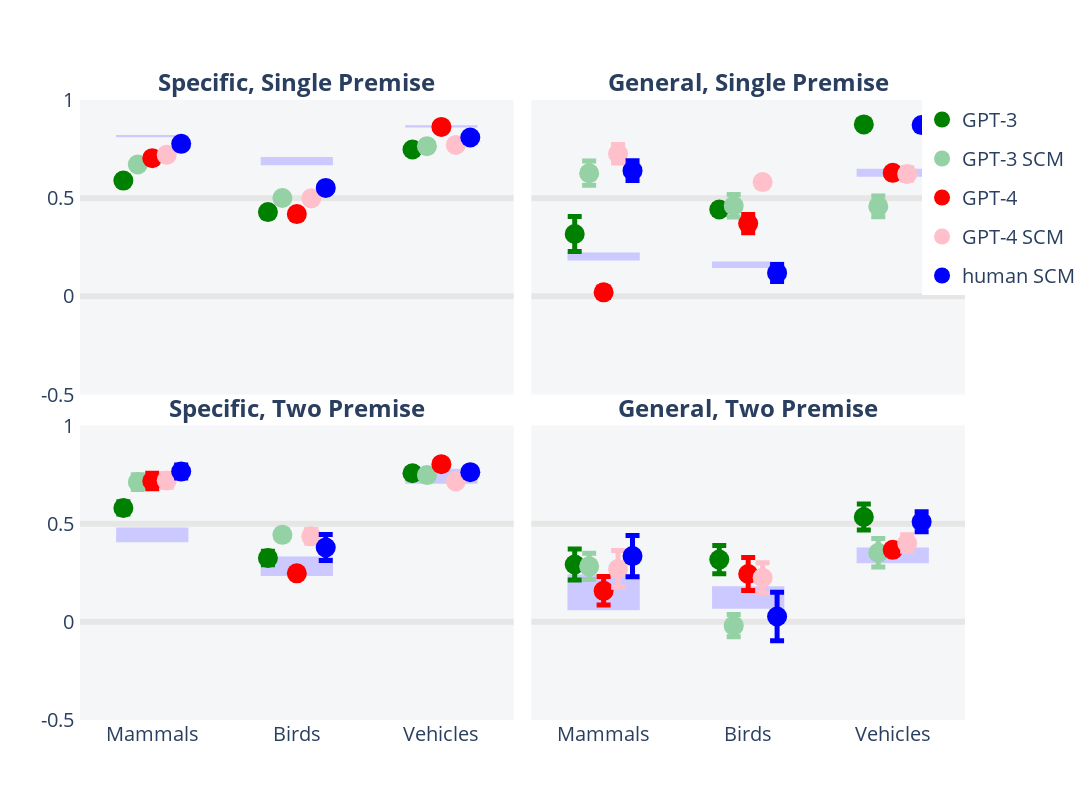

The notebook cell saved with this chart:
### Markdown cell above
# Plot bootstrapped model correlations + split half reliability

### Code cell
summary_ratings_df = pd.read_csv(f"{PROCESSED_DATA}/e2_split_half_reliabilities_blockwise_summary.csv", index_col=0)
summary_ratings_df["argument_type"] = summary_ratings_df["is_single_premise"].apply(lambda x: "single" if x else "multi")

bootstrap_summary_df = pd.read_csv(f"{PROCESSED_DATA}/experiment_2_prompt_sweep_bootstrap_correlations_participantblockwise_summary.csv", index_col=0)

GRID_COLOUR= "#e6e6e6"
SPLIT_RELIABILITY_COLOUR = "#cbc9ff"

fig = make_subplots(
    rows=2, cols=2,
    subplot_titles=[
        '<b>Specific, Single Premise</b>', 
        '<b>General, Single Premise</b>', 
        '<b>Specific, Two Premise</b>', 
        '<b>General, Two Premise</b>'
    ],
    shared_yaxes=True,
    vertical_spacing=0.05,
    horizontal_spacing=0.02,
    specs=[[{'type': 'scatter'}, {'type': 'scatter'}],
           [{'type': 'scatter'}, {'type': 'scatter'}]]
)

domain_mapping = {'Mammals': 1, 'Birds': 2, 'Vehicles': 3}
marker_colors = ['green', '#94d1a4', 'red', 'pink', 'blue']
offsets = [-0.2, -0.1, 0, 0.1, 0.2]
rating_columns = [
                    'gpt3_mean_spearmanr', 
                    'gpt3_scm_mean_spearmanr', 
                    'gpt4_mean_spearmanr', 
                    'gpt4_scm_mean_spearmanr', 
                    'human_scm_mean_spearmanr'
                 ]


def add_dumbbell_trace(fig, df, rating_col, marker_color, row, col, legend, offset):
    temp_df = df.copy()
    temp_df['x'] = temp_df['domain'].map(domain_mapping) + offset
    fig.add_trace(go.Scatter(
        x=temp_df['x'],
        y=temp_df[rating_col],
        error_y=dict(type='data', array=df[rating_col.replace("mean", "se")], symmetric=True, visible=True, width=7, thickness=5, color=marker_color),
        mode='markers',
        marker=dict(color=marker_color, size=20),
        showlegend=legend,
        legendgroup=rating_col,
        name=rating_col.split('_')[0].replace("gpt", "GPT-") if 'scm' not in rating_col else ' '.join([rc for rc in rating_col.split('_')[:2] if rc != "corr"]).replace("gpt", "GPT-").replace("scm", "SCM"),
        customdata=temp_df['domain'],
        texttemplate="%{customdata}<br>%{y}",
        hovertemplate="%{customdata}<br>%{y}",
    ), row=row, col=col)


shapes = []
for i, (conclusion_type, argument_type) in enumerate([
        ('Specific', 'single'), 
        ('General', 'single'), 
        ('Specific', 'multi'), 
        ('General', 'multi')
    ], start=1):
    
    row, col = (i - 1) // 2 + 1, (i - 1) % 2 + 1
    data = bootstrap_summary_df[(bootstrap_summary_df['conclusion_type'] == conclusion_type) & (bootstrap_summary_df['argument_type'] == argument_type)]

    split_half_df = summary_ratings_df[(summary_ratings_df["conclusion_type"] == conclusion_type) & (summary_ratings_df["argument_type"] == argument_type)]
    split_half_df["x"] = split_half_df["domain"].map(domain_mapping)
    shapes = [
        dict(type="rect", xref=f"x{row if row > 1 else ''}", yref=f"y{col if col > 1 else ''}", x0=r["x"] - 0.25, y0=r["spearmanr_mean"] + r["spearmanr_std"], x1=r["x"] + 0.25, y1=r["spearmanr_mean"] - r["spearmanr_std"], fillcolor=SPLIT_RELIABILITY_COLOUR, line_width=0, layer="below")
        for _, r in split_half_df.iterrows()
    ]
    for s in shapes:
        fig.add_shape(s, row=row, col=col)

    for rating_col, marker_color, offset in zip(rating_columns, marker_colors, offsets):
        add_dumbbell_trace(fig, data, rating_col, marker_color, row, col, (i==1), offset)

fig.update_layout(
    width=1600,
    height=800, 
    legend=dict(orientation='v', yanchor='top', xanchor='right', x=1.13, font=dict(size=20)),
    plot_bgcolor="#f5f6f7",
)

fig.update_annotations(font_size=24)

fig.update_yaxes(range=[-0.5, 1], matches='y')
fig.update_xaxes(tickvals=list(domain_mapping.values()), range=[0.5,3.5], ticktext=[f"{k}</br>" for k in list(domain_mapping.keys())])
for r in range(1,3):
    for c in range(1,3):
        fig.update_xaxes(showgrid=False, tickfont={"size": 20}, tickmode="array", tickvals=[1,2,3], row=r, col=c, showticklabels=r==2)
        fig.update_yaxes(gridwidth=6, zerolinewidth=6, zerolinecolor=GRID_COLOUR, gridcolor=GRID_COLOUR, tickfont={"size": 20}, tickmode="array", tickvals=[-0.5,0,0.5,1], ticktext=[f"{k} " for k in [-0.5,0,0.5,1]], row=r, col=c)

fig.show()

### Figure 1 — Plotly figure (JSON) as saved in the notebook; plotly's stock layout.template omitted (floating-point values rounded to 4 significant figures)
{"data": [{"customdata": ["Birds", "Mammals", "Vehicles"], "error_y": {"array": [0.01107, 0.0142, 0.008748], "color": "green", "symmetric": true, "thickness": 5, "type": "data", "visible": true, "width": 7}, "hovertemplate": "%{customdata}<br>%{y}", "legendgroup": "gpt3_mean_spearmanr", "marker": {"color": "green", "size": 20}, "mode": "markers", "name": "GPT-3", "showlegend": true, "texttemplate": "%{customdata}<br>%{y}", "type": "scatter", "x": [1.8, 0.8, 2.8], "xaxis": "x", "y": [0.4292, 0.5894, 0.7479], "yaxis": "y"}, {"customdata": ["Birds", "Mammals", "Vehicles"], "error_y": {"array": [0.01441, 0.02009, 0.01394], "color": "#94d1a4", "symmetric": true, "thickness": 5, "type": "data", "visible": true, "width": 7}, "hovertemplate": "%{customdata}<br>%{y}", "legendgroup": "gpt3_scm_mean_spearmanr", "marker": {"color": "#94d1a4", "size": 20}, "mode": "markers", "name": "GPT-3 SCM", "showlegend": true, "texttemplate": "%{customdata}<br>%{y}", "type": "scatter", "x": [1.9, 0.9, 2.9], "xaxis": "x", "y": [0.5006, 0.6714, 0.7649], "yaxis": "y"}, {"customdata": ["Birds", "Mammals", "Vehicles"], "error_y": {"array": [0.02305, 0.01388, 0.009873], "color": "red", "symmetric": true, "thickness": 5, "type": "data", "visible": true, "width": 7}, "hovertemplate": "%{customdata}<br>%{y}", "legendgroup": "gpt4_mean_spearmanr", "marker": {"color": "red", "size": 20}, "mode": "markers", "name": "GPT-4", "showlegend": true, "texttemplate": "%{customdata}<br>%{y}", "type": "scatter", "x": [2, 1, 3], "xaxis": "x", "y": [0.4187, 0.7036, 0.8629], "yaxis": "y"}, {"customdata": ["Birds", "Mammals", "Vehicles"], "error_y": {"array": [0.01631, 0.02209, 0.0074], "color": "pink", "symmetric": true, "thickness": 5, "type": "data", "visible": true, "width": 7}, "hovertemplate": "%{customdata}<br>%{y}", "legendgroup": "gpt4_scm_mean_spearmanr", "marker": {"color": "pink", "size": 20}, "mode": "markers", "name": "GPT-4 SCM", "showlegend": true, "texttemplate": "%{customdata}<br>%{y}", "type": "scatter", "x": [2.1, 1.1, 3.1], "xaxis": "x", "y": [0.4991, 0.7208, 0.7709], "yaxis": "y"}, {"customdata": ["Birds", "Mammals", "Vehicles"], "error_y": {"array": [0.01167, 0.01554, 0.009064], "color": "blue", "symmetric": true, "thickness": 5, "type": "data", "visible": true, "width": 7}, "hovertemplate": "%{customdata}<br>%{y}", "legendgroup": "human_scm_mean_spearmanr", "marker": {"color": "blue", "size": 20}, "mode": "markers", "name": "human SCM", "showlegend": true, "texttemplate": "%{customdata}<br>%{y}", "type": "scatter", "x": [2.2, 1.2, 3.2], "xaxis": "x", "y": [0.5524, 0.7768, 0.809], "yaxis": "y"}, {"customdata": ["Birds", "Mammals", "Vehicles"], "error_y": {"array": [0.02555, 0.08903, 0.01253], "color": "green", "symmetric": true, "thickness": 5, "type": "data", "visible": true, "width": 7}, "hovertemplate": "%{customdata}<br>%{y}", "legendgroup": "gpt3_mean_spearmanr", "marker": {"color": "green", "size": 20}, "mode": "markers", "name": "GPT-3", "showlegend": false, "texttemplate": "%{customdata}<br>%{y}", "type": "scatter", "x": [1.8, 0.8, 2.8], "xaxis": "x2", "y": [0.4423, 0.3172, 0.8757], "yaxis": "y2"}, {"customdata": ["Birds", "Mammals", "Vehicles"], "error_y": {"array": [0.05757, 0.06157, 0.05291], "color": "#94d1a4", "symmetric": true, "thickness": 5, "type": "data", "visible": true, "width": 7}, "hovertemplate": "%{customdata}<br>%{y}", "legendgroup": "gpt3_scm_mean_spearmanr", "marker": {"color": "#94d1a4", "size": 20}, "mode": "markers", "name": "GPT-3 SCM", "showlegend": false, "texttemplate": "%{customdata}<br>%{y}", "type": "scatter", "x": [1.9, 0.9, 2.9], "xaxis": "x2", "y": [0.4612, 0.6271, 0.4581], "yaxis": "y2"}, {"customdata": ["Birds", "Mammals", "Vehicles"], "error_y": {"array": [0.04674, 0.02696, 0.02076], "color": "red", "symmetric": true, "thickness": 5, "type": "data", "visible": true, "width": 7}, "hovertemplate": "%{customdata}<br>%{y}", "legendgroup": "gpt4_mean_spearmanr", "marker": {"color": "red", "size": 20}, "mode": "markers", "name": "GPT-4", "showlegend": false, "texttemplate": "%{customdata}<br>%{y}", "type": "scatter", "x": [2, 1, 3], "xaxis": "x2", "y": [0.3706, 0.02044, 0.629], "yaxis": "y2"}, {"customdata": ["Birds", "Mammals", "Vehicles"], "error_y": {"array": [0.01522, 0.04734, 0.03144], "color": "pink", "symmetric": true, "thickness": 5, "type": "data", "visible": true, "width": 7}, "hovertemplate": "%{customdata}<br>%{y}", "legendgroup": "gpt4_scm_mean_spearmanr", "marker": {"color": "pink", "size": 20}, "mode": "markers", "name": "GPT-4 SCM", "showlegend": false, "texttemplate": "%{customdata}<br>%{y}", "type": "scatter", "x": [2.1, 1.1, 3.1], "xaxis": "x2", "y": [0.5817, 0.7263, 0.623], "yaxis": "y2"}, {"customdata": ["Birds", "Mammals", "Vehicles"], "error_y": {"array": [0.04337, 0.05039, 0.01908], "color": "blue", "symmetric": true, "thickness": 5, "type": "data", "visible": true, "width": 7}, "hovertemplate": "%{customdata}<br>%{y}", "legendgroup": "human_scm_mean_spearmanr", "marker": {"color": "blue", "size": 20}, "mode": "markers", "name": "human SCM", "showlegend": false, "texttemplate": "%{customdata}<br>%{y}", "type": "scatter", "x": [2.2, 1.2, 3.2], "xaxis": "x2", "y": [0.1191, 0.6402, 0.8722], "yaxis": "y2"}, {"customdata": ["Birds", "Mammals", "Vehicles"], "error_y": {"array": [0.03482, 0.03116, 0.01782], "color": "green", "symmetric": true, "thickness": 5, "type": "data", "visible": true, "width": 7}, "hovertemplate": "%{customdata}<br>%{y}", "legendgroup": "gpt3_mean_spearmanr", "marker": {"color": "green", "size": 20}, "mode": "markers", "name": "GPT-3", "showlegend": false, "texttemplate": "%{customdata}<br>%{y}", "type": "scatter", "x": [1.8, 0.8, 2.8], "xaxis": "x3", "y": [0.3252, 0.5799, 0.7567], "yaxis": "y3"}, {"customdata": ["Birds", "Mammals", "Vehicles"], "error_y": {"array": [0.0255, 0.03762, 0.01718], "color": "#94d1a4", "symmetric": true, "thickness": 5, "type": "data", "visible": true, "width": 7}, "hovertemplate": "%{customdata}<br>%{y}", "legendgroup": "gpt3_scm_mean_spearmanr", "marker": {"color": "#94d1a4", "size": 20}, "mode": "markers", "name": "GPT-3 SCM", "showlegend": false, "texttemplate": "%{customdata}<br>%{y}", "type": "scatter", "x": [1.9, 0.9, 2.9], "xaxis": "x3", "y": [0.4432, 0.712, 0.7473], "yaxis": "y3"}, {"customdata": ["Birds", "Mammals", "Vehicles"], "error_y": {"array": [0.01141, 0.03905, 0.01787], "color": "red", "symmetric": true, "thickness": 5, "type": "data", "visible": true, "width": 7}, "hovertemplate": "%{customdata}<br>%{y}", "legendgroup": "gpt4_mean_spearmanr", "marker": {"color": "red", "size": 20}, "mode": "markers", "name": "GPT-4", "showlegend": false, "texttemplate": "%{customdata}<br>%{y}", "type": "scatter", "x": [2, 1, 3], "xaxis": "x3", "y": [0.2468, 0.7172, 0.8033], "yaxis": "y3"}, {"customdata": ["Birds", "Mammals", "Vehicles"], "error_y": {"array": [0.03482, 0.03506, 0.01628], "color": "pink", "symmetric": true, "thickness": 5, "type": "data", "visible": true, "width": 7}, "hovertemplate": "%{customdata}<br>%{y}", "legendgroup": "gpt4_scm_mean_spearmanr", "marker": {"color": "pink", "size": 20}, "mode": "markers", "name": "GPT-4 SCM", "showlegend": false, "texttemplate": "%{customdata}<br>%{y}", "type": "scatter", "x": [2.1, 1.1, 3.1], "xaxis": "x3", "y": [0.4356, 0.7204, 0.7148], "yaxis": "y3"}, {"customdata": ["Birds", "Mammals", "Vehicles"], "error_y": {"array": [0.06593, 0.03355, 0.01503], "color": "blue", "symmetric": true, "thickness": 5, "type": "data", "visible": true, "width": 7}, "hovertemplate": "%{customdata}<br>%{y}", "legendgroup": "human_scm_mean_spearmanr", "marker": {"color": "blue", "size": 20}, "mode": "markers", "name": "human SCM", "showlegend": false, "texttemplate": "%{customdata}<br>%{y}", "type": "scatter", "x": [2.2, 1.2, 3.2], "xaxis": "x3", "y": [0.3786, 0.7658, 0.7624], "yaxis": "y3"}, {"customdata": ["Birds", "Mammals", "Vehicles"], "error_y": {"array": [0.07216, 0.0785, 0.06627], "color": "green", "symmetric": true, "thickness": 5, "type": "data", "visible": true, "width": 7}, "hovertemplate": "%{customdata}<br>%{y}", "legendgroup": "gpt3_mean_spearmanr", "marker": {"color": "green", "size": 20}, "mode": "markers", "name": "GPT-3", "showlegend": false, "texttemplate": "%{customdata}<br>%{y}", "type": "scatter", "x": [1.8, 0.8, 2.8], "xaxis": "x4", "y": [0.3172, 0.2918, 0.5339], "yaxis": "y4"}, {"customdata": ["Birds", "Mammals", "Vehicles"], "error_y": {"array": [0.0561, 0.06725, 0.0727], "color": "#94d1a4", "symmetric": true, "thickness": 5, "type": "data", "visible": true, "width": 7}, "hovertemplate": "%{customdata}<br>%{y}", "legendgroup": "gpt3_scm_mean_spearmanr", "marker": {"color": "#94d1a4", "size": 20}, "mode": "markers", "name": "GPT-3 SCM", "showlegend": false, "texttemplate": "%{customdata}<br>%{y}", "type": "scatter", "x": [1.9, 0.9, 2.9], "xaxis": "x4", "y": [-0.01933, 0.2825, 0.3519], "yaxis": "y4"}, {"customdata": ["Birds", "Mammals", "Vehicles"], "error_y": {"array": [0.08424, 0.07281, 0.02198], "color": "red", "symmetric": true, "thickness": 5, "type": "data", "visible": true, "width": 7}, "hovertemplate": "%{customdata}<br>%{y}", "legendgroup": "gpt4_mean_spearmanr", "marker": {"color": "red", "size": 20}, "mode": "markers", "name": "GPT-4", "showlegend": false, "texttemplate": "%{customdata}<br>%{y}", "type": "scatter", "x": [2, 1, 3], "xaxis": "x4", "y": [0.2437, 0.158, 0.3668], "yaxis": "y4"}, {"customdata": ["Birds", "Mammals", "Vehicles"], "error_y": {"array": [0.07636, 0.09375, 0.04184], "color": "pink", "symmetric": true, "thickness": 5, "type": "data", "visible": true, "width": 7}, "hovertemplate": "%{customdata}<br>%{y}", "legendgroup": "gpt4_scm_mean_spearmanr", "marker": {"color": "pink", "size": 20}, "mode": "markers", "name": "GPT-4 SCM", "showlegend": false, "texttemplate": "%{customdata}<br>%{y}", "type": "scatter", "x": [2.1, 1.1, 3.1], "xaxis": "x4", "y": [0.2247, 0.2697, 0.4011], "yaxis": "y4"}, {"customdata": ["Birds", "Mammals", "Vehicles"], "error_y": {"array": [0.1237, 0.1052, 0.0511], "color": "blue", "symmetric": true, "thickness": 5, "type": "data", "visible": true, "width": 7}, "hovertemplate": "%{customdata}<br>%{y}", "legendgroup": "human_scm_mean_spearmanr", "marker": {"color": "blue", "size": 20}, "mode": "markers", "name": "human SCM", "showlegend": false, "texttemplate": "%{customdata}<br>%{y}", "type": "scatter", "x": [2.2, 1.2, 3.2], "xaxis": "x4", "y": [0.02693, 0.335, 0.51], "yaxis": "y4"}], "layout": {"annotations": [{"font": {"size": 24}, "showarrow": false, "text": "<b>Specific, Single Premise</b>", "x": 0.245, "xanchor": "center", "xref": "paper", "y": 1, "yanchor": "bottom", "yref": "paper"}, {"font": {"size": 24}, "showarrow": false, "text": "<b>General, Single Premise</b>", "x": 0.755, "xanchor": "center", "xref": "paper", "y": 1, "yanchor": "bottom", "yref": "paper"}, {"font": {"size": 24}, "showarrow": false, "text": "<b>Specific, Two Premise</b>", "x": 0.245, "xanchor": "center", "xref": "paper", "y": 0.475, "yanchor": "bottom", "yref": "paper"}, {"font": {"size": 24}, "showarrow": false, "text": "<b>General, Two Premise</b>", "x": 0.755, "xanchor": "center", "xref": "paper", "y": 0.475, "yanchor": "bottom", "yref": "paper"}], "height": 800, "legend": {"font": {"size": 20}, "orientation": "v", "x": 1.13, "xanchor": "right", "yanchor": "top"}, "plot_bgcolor": "#f5f6f7", "shapes": [{"fillcolor": "#cbc9ff", "layer": "below", "line": {"width": 0}, "type": "rect", "x0": 1.75, "x1": 2.25, "xref": "x", "y0": 0.71, "y1": 0.6678, "yref": "y"}, {"fillcolor": "#cbc9ff", "layer": "below", "line": {"width": 0}, "type": "rect", "x0": 0.75, "x1": 1.25, "xref": "x", "y0": 0.8217, "y1": 0.81, "yref": "y"}, {"fillcolor": "#cbc9ff", "layer": "below", "line": {"width": 0}, "type": "rect", "x0": 2.75, "x1": 3.25, "xref": "x", "y0": 0.8715, "y1": 0.8603, "yref": "y"}, {"fillcolor": "#cbc9ff", "layer": "below", "line": {"width": 0}, "type": "rect", "x0": 1.75, "x1": 2.25, "xref": "x2", "y0": 0.1778, "y1": 0.1437, "yref": "y2"}, {"fillcolor": "#cbc9ff", "layer": "below", "line": {"width": 0}, "type": "rect", "x0": 0.75, "x1": 1.25, "xref": "x2", "y0": 0.2231, "y1": 0.1826, "yref": "y2"}, {"fillcolor": "#cbc9ff", "layer": "below", "line": {"width": 0}, "type": "rect", "x0": 2.75, "x1": 3.25, "xref": "x2", "y0": 0.6501, "y1": 0.6086, "yref": "y2"}, {"fillcolor": "#cbc9ff", "layer": "below", "line": {"width": 0}, "type": "rect", "x0": 1.75, "x1": 2.25, "xref": "x3", "y0": 0.3328, "y1": 0.2329, "yref": "y3"}, {"fillcolor": "#cbc9ff", "layer": "below", "line": {"width": 0}, "type": "rect", "x0": 0.75, "x1": 1.25, "xref": "x3", "y0": 0.481, "y1": 0.4051, "yref": "y3"}, {"fillcolor": "#cbc9ff", "layer": "below", "line": {"width": 0}, "type": "rect", "x0": 2.75, "x1": 3.25, "xref": "x3", "y0": 0.7798, "y1": 0.7035, "yref": "y3"}, {"fillcolor": "#cbc9ff", "layer": "below", "line": {"width": 0}, "type": "rect", "x0": 1.75, "x1": 2.25, "xref": "x4", "y0": 0.1814, "y1": 0.06676, "yref": "y4"}, {"fillcolor": "#cbc9ff", "layer": "below", "line": {"width": 0}, "type": "rect", "x0": 0.75, "x1": 1.25, "xref": "x4", "y0": 0.2407, "y1": 0.05878, "yref": "y4"}, {"fillcolor": "#cbc9ff", "layer": "below", "line": {"width": 0}, "type": "rect", "x0": 2.75, "x1": 3.25, "xref": "x4", "y0": 0.3789, "y1": 0.2989, "yref": "y4"}], "width": 1600, "xaxis": {"anchor": "y", "domain": [0, 0.49], "range": [0.5, 3.5], "showgrid": false, "showticklabels": false, "tickfont": {"size": 20}, "tickmode": "array", "ticktext": ["Mammals</br>", "Birds</br>", "Vehicles</br>"], "tickvals": [1, 2, 3]}, "xaxis2": {"anchor": "y2", "domain": [0.51, 1], "range": [0.5, 3.5], "showgrid": false, "showticklabels": false, "tickfont": {"size": 20}, "tickmode": "array", "ticktext": ["Mammals</br>", "Birds</br>", "Vehicles</br>"], "tickvals": [1, 2, 3]}, "xaxis3": {"anchor": "y3", "domain": [0, 0.49], "range": [0.5, 3.5], "showgrid": false, "showticklabels": true, "tickfont": {"size": 20}, "tickmode": "array", "ticktext": ["Mammals</br>", "Birds</br>", "Vehicles</br>"], "tickvals": [1, 2, 3]}, "xaxis4": {"anchor": "y4", "domain": [0.51, 1], "range": [0.5, 3.5], "showgrid": false, "showticklabels": true, "tickfont": {"size": 20}, "tickmode": "array", "ticktext": ["Mammals</br>", "Birds</br>", "Vehicles</br>"], "tickvals": [1, 2, 3]}, "yaxis": {"anchor": "x", "domain": [0.525, 1], "gridcolor": "#e6e6e6", "gridwidth": 6, "matches": "y", "range": [-0.5, 1], "tickfont": {"size": 20}, "tickmode": "array", "ticktext": ["-0.5 ", "0 ", "0.5 ", "1 "], "tickvals": [-0.5, 0, 0.5, 1], "zerolinecolor": "#e6e6e6", "zerolinewidth": 6}, "yaxis2": {"anchor": "x2", "domain": [0.525, 1], "gridcolor": "#e6e6e6", "gridwidth": 6, "matches": "y", "range": [-0.5, 1], "showticklabels": false, "tickfont": {"size": 20}, "tickmode": "array", "ticktext": ["-0.5 ", "0 ", "0.5 ", "1 "], "tickvals": [-0.5, 0, 0.5, 1], "zerolinecolor": "#e6e6e6", "zerolinewidth": 6}, "yaxis3": {"anchor": "x3", "domain": [0, 0.475], "gridcolor": "#e6e6e6", "gridwidth": 6, "matches": "y", "range": [-0.5, 1], "tickfont": {"size": 20}, "tickmode": "array", "ticktext": ["-0.5 ", "0 ", "0.5 ", "1 "], "tickvals": [-0.5, 0, 0.5, 1], "zerolinecolor": "#e6e6e6", "zerolinewidth": 6}, "yaxis4": {"anchor": "x4", "domain": [0, 0.475], "gridcolor": "#e6e6e6", "gridwidth": 6, "matches": "y", "range": [-0.5, 1], "showticklabels": false, "tickfont": {"size": 20}, "tickmode": "array", "ticktext": ["-0.5 ", "0 ", "0.5 ", "1 "], "tickvals": [-0.5, 0, 0.5, 1], "zerolinecolor": "#e6e6e6", "zerolinewidth": 6}}}
